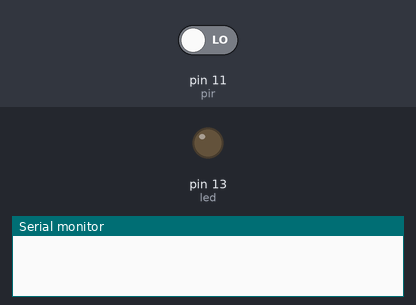
This sketch was run on a simulated Arduino Uno, built with avr-gcc and run on an emulated ATmega328P. Shown: output pins drawn as LEDs (lit = HIGH), the last lines printed to the serial monitor. The inputs (shaded band) are chosen by the test bench; at power-on: pin 11 (pir) LOW.

Above: at 1.8 s.
1.9 s: pin 11 (pir) driven HIGH
At 3.0 s:
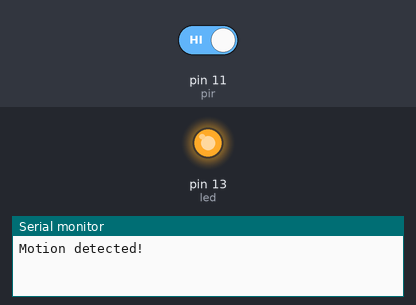
3.5 s: pin 11 (pir) driven LOW
At 4.1 s:
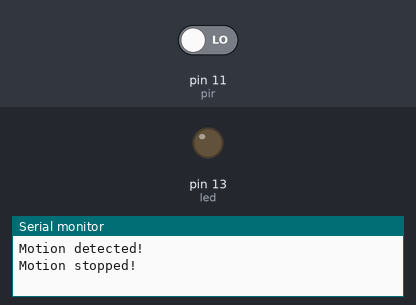
Timing chart, 0 to 6.5 s (numbered marks = the images above; inputs shaded):
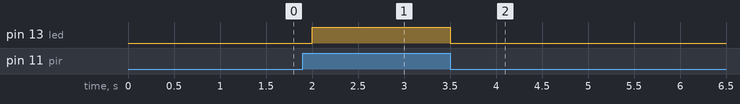

The sketch:

PIR.ino
```cpp
int led = 13;
int pir = 11;
int state = LOW;
int val = 0;

void setup() {
  pinMode(led, OUTPUT);
  pinMode(pir, INPUT);
  Serial.begin(9600);
}

void loop(){
  val = digitalRead(pir);
  if (val == HIGH) {
    digitalWrite(led, HIGH);
    delay(500);

    if (state == LOW) {
      Serial.println("Motion detected!");
      state = HIGH;
    }
  }
  else {
      digitalWrite(led, LOW);
      delay(500);

      if (state == HIGH){
        Serial.println("Motion stopped!");
        state = LOW;
    }
  }
}
```

Measured:
- after the input at 1.9 s, pin 13 (led): LOW → HIGH after 0.10 s
- after the input at 3.5 s, pin 13 (led): HIGH → LOW at once
